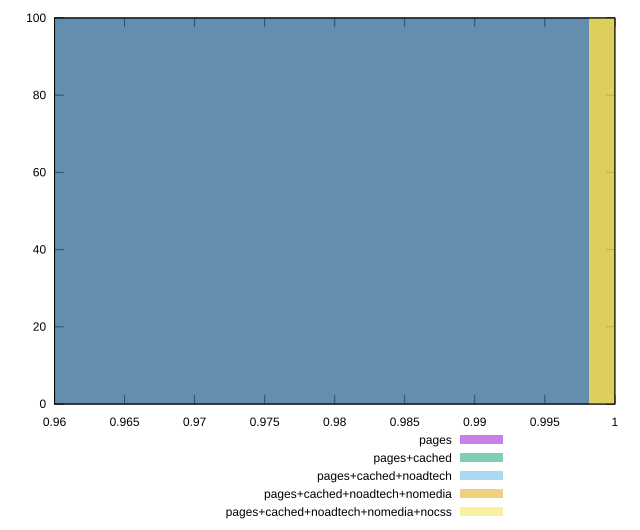

The gnuplot source for this figure:
reset

$pages <<EOF
0.9769392560154608 100
EOF

$pagesCached <<EOF
0.9769392560154608 100
EOF

$pagesCachedNoadtech <<EOF
1.01941487584222 100
EOF

$pagesCachedNoadtechNomedia <<EOF
1.01941487584222 100
EOF

$pagesCachedNoadtechNomediaNocss <<EOF
1.01941487584222 100
EOF

set key outside below
set boxwidth 0.04247561982675917
set xrange [0.96:1]
set yrange [0:100]
set trange [0:100]
set style fill transparent solid 0.5 noborder
set terminal svg size 640, 530 enhanced background rgb 'white'
set output "report_00021_2021-02-20T09:16:39.615Z/total-byte-weight/comparison/histogram/all_score.svg"

plot $pages title "pages" with boxes, \
     $pagesCached title "pages+cached" with boxes, \
     $pagesCachedNoadtech title "pages+cached+noadtech" with boxes, \
     $pagesCachedNoadtechNomedia title "pages+cached+noadtech+nomedia" with boxes, \
     $pagesCachedNoadtechNomediaNocss title "pages+cached+noadtech+nomedia+nocss" with boxes

reset
